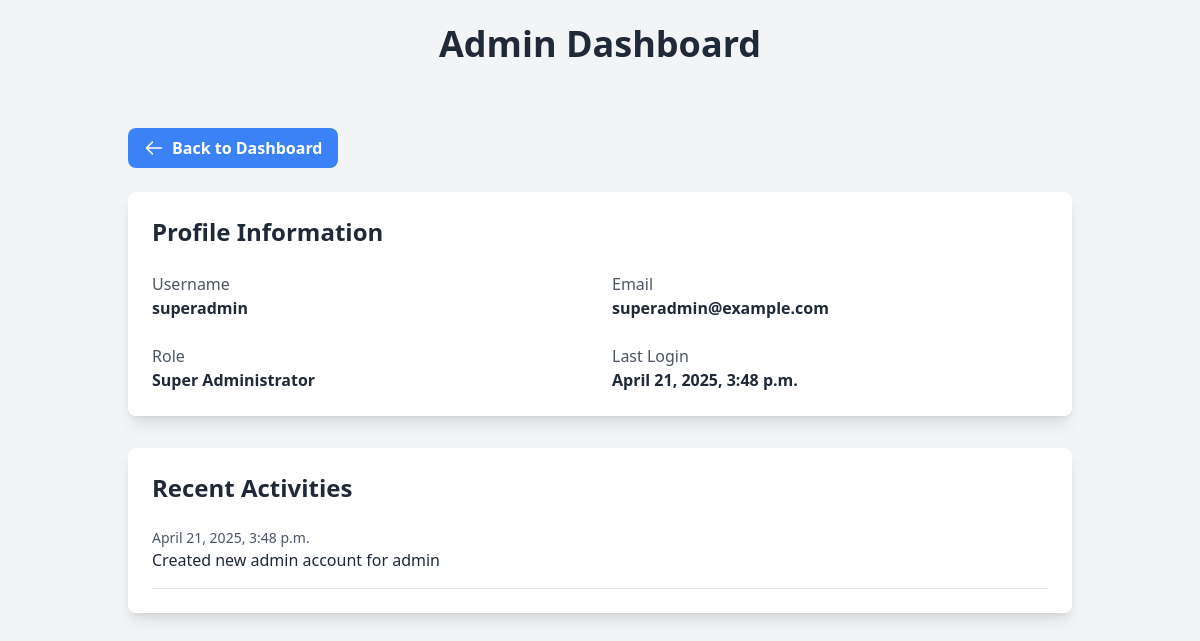
/super-admin-profile/ (signed in), run on the app's committed database.
### user/models.py (models this page shows, shortened)
class CustomUser(AbstractUser):
    ROLE_CHOICES = [
        ('super_admin', 'Super Admin'),
        ('admin', 'Admin'),
        ('warehouse_manager', 'Warehouse Manager'),
        ('staff', 'Staff'),
        ('customer', 'Customer'),
    ]
    role = models.CharField(max_length=20, choices=ROLE_CHOICES, default='customer')
    email = models.EmailField(unique=True, blank=False, null=False)
    is_email_verified = models.BooleanField(default=False)
    verification_token = models.CharField(max_length=100, blank=True, null=True)
    warehouse = models.ForeignKey(Warehouse, on_delete=models.SET_NULL, null=True, blank=True, related_name='employees')
    is_approved = models.BooleanField(default=False)
    is_verified = models.BooleanField(default=False)
    is_staff = models.BooleanField(default=False)
    created_by = models.ForeignKey('self', on_delete=models.SET_NULL, null=True, blank=True, related_name='created_users')
    reset_password_token = models.CharField(max_length=32, null=True, blank=True)
    reset_password_expires = models.DateTimeField(null=True, blank=True)

class ActivityLog(models.Model):
    admin = models.ForeignKey(CustomUser, on_delete=models.CASCADE, related_name='activities')
    action = models.CharField(max_length=255)
    timestamp = models.DateTimeField(auto_now_add=True)

### user/views.py (the view)
# urls.py: path('super-admin-profile/', views.super_admin_profile, name='super_admin_profile'),
@login_required
def super_admin_profile(request):
    if request.user.role != 'super_admin':
        return HttpResponseForbidden("You are not authorized to view this page")
    context = {
        'user': request.user,
        'recent_activities': ActivityLog.objects.filter(admin=request.user).order_by('-timestamp')[:10]
    }
    return render(request, 'super_admin_profile.html', context)

### templates/super_admin_profile.html (shortened to what this page needs)
{% extends "base_superadmin.html" %}
{% block content %}
<div class="container mx-auto px-4 py-8">
    <div class="mb-6">
        <a href="{% url 'super_admin_dashboard' %}" class="inline-flex items-center bg-blue-500 hover:bg-blue-600 text-white font-semibold px-4 py-2 rounded-lg">
            <svg class="w-5 h-5 mr-2" fill="none" stroke="currentColor" viewBox="0 0 24 24">
                <path stroke-linecap="round" stroke-linejoin="round" stroke-width="2" d="M10 19l-7-7m0 0l7-7m-7 7h18"/>
            </svg>
            Back to Dashboard
        </a>
    </div>
    <div class="bg-white shadow-lg rounded-lg p-6 mb-8">
        <h2 class="text-2xl font-bold mb-6">Profile Information</h2>
        <div class="grid grid-cols-1 md:grid-cols-2 gap-6">
            <div>
                <p class="text-gray-600">Username</p>
                <p class="font-semibold">{{ user.username }}</p>
            </div>
            <div>
                <p class="text-gray-600">Email</p>
                <p class="font-semibold">{{ user.email }}</p>
            </div>
            <div>
                <p class="text-gray-600">Role</p>
                <p class="font-semibold">Super Administrator</p>
            </div>
            <div>
                <p class="text-gray-600">Last Login</p>
                <p class="font-semibold">{{ user.last_login|date:"F j, Y, g:i a" }}</p>
            </div>
        </div>
    </div>
    <div class="bg-white shadow-lg rounded-lg p-6">
        <h2 class="text-2xl font-bold mb-6">Recent Activities</h2>
        <div class="space-y-4">
            {% if recent_activities %}
                {% for activity in recent_activities %}
                    <div class="border-b pb-4">
                        <p class="text-gray-600 text-sm">{{ activity.timestamp|date:"F j, Y, g:i a" }}</p>
                        <p class="font-medium">{{ activity.action }}</p>
                    </div>
                {% endfor %}
            {% else %}
                <p class="text-gray-500">No recent activities found.</p>
            {% endif %}
        </div>
    </div>
</div>
{% endblock %}

### data on the page
CustomUser: username "superadmin", email "superadmin@example.com", last_login "April 21, 2025, 3:48 p.m."
ActivityLog: timestamp "April 21, 2025, 3:48 p.m.", action "Created new admin account for admin"
